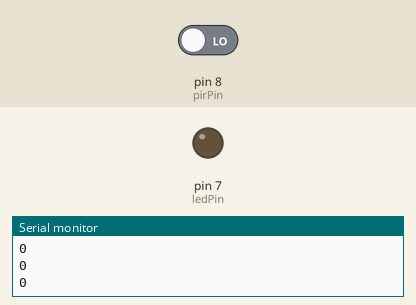
Simulated run of this sketch. Board: Arduino Uno, built with avr-gcc and run on an emulated ATmega328P. Shown: output pins drawn as LEDs (lit = HIGH), the last lines printed to the serial monitor. The inputs (shaded band) are chosen by the test bench; at power-on: pin 8 (pirPin) LOW.

Above: at 2.8 s.
2.9 s: pin 8 (pirPin) driven HIGH
At 4.2 s:
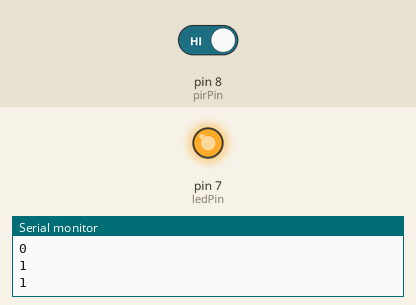
4.5 s: pin 8 (pirPin) driven LOW
At 5.9 s:
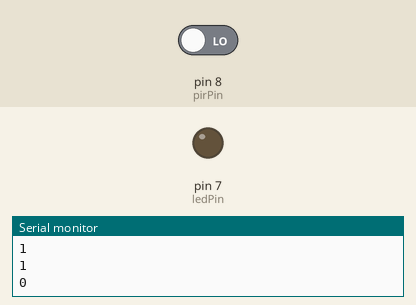
Timing chart, 0 to 7.5 s (numbered marks = the images above; inputs shaded):
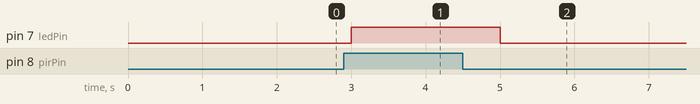

Measured:
- after the input at 2.9 s, pin 7 (ledPin): LOW → HIGH after 0.10 s
- after the input at 4.5 s, pin 7 (ledPin): HIGH → LOW after 0.50 s

The sketch:

lightsense.ino
```cpp
// HC-SR501 Motion Detector

int ledPin = 7;  // LED on Pin 13 of Arduino
int pirPin = 8; // Input for HC-S501

int pirValue = 0;

void setup() {
  Serial.begin(57600);

  pinMode(ledPin, OUTPUT);
  pinMode(pirPin, INPUT);

  digitalWrite(ledPin, LOW);


}

void loop() {
  pirValue = digitalRead(pirPin);
  Serial.println(pirValue);
  digitalWrite(ledPin, pirValue);
  delay(1000);
}
```
